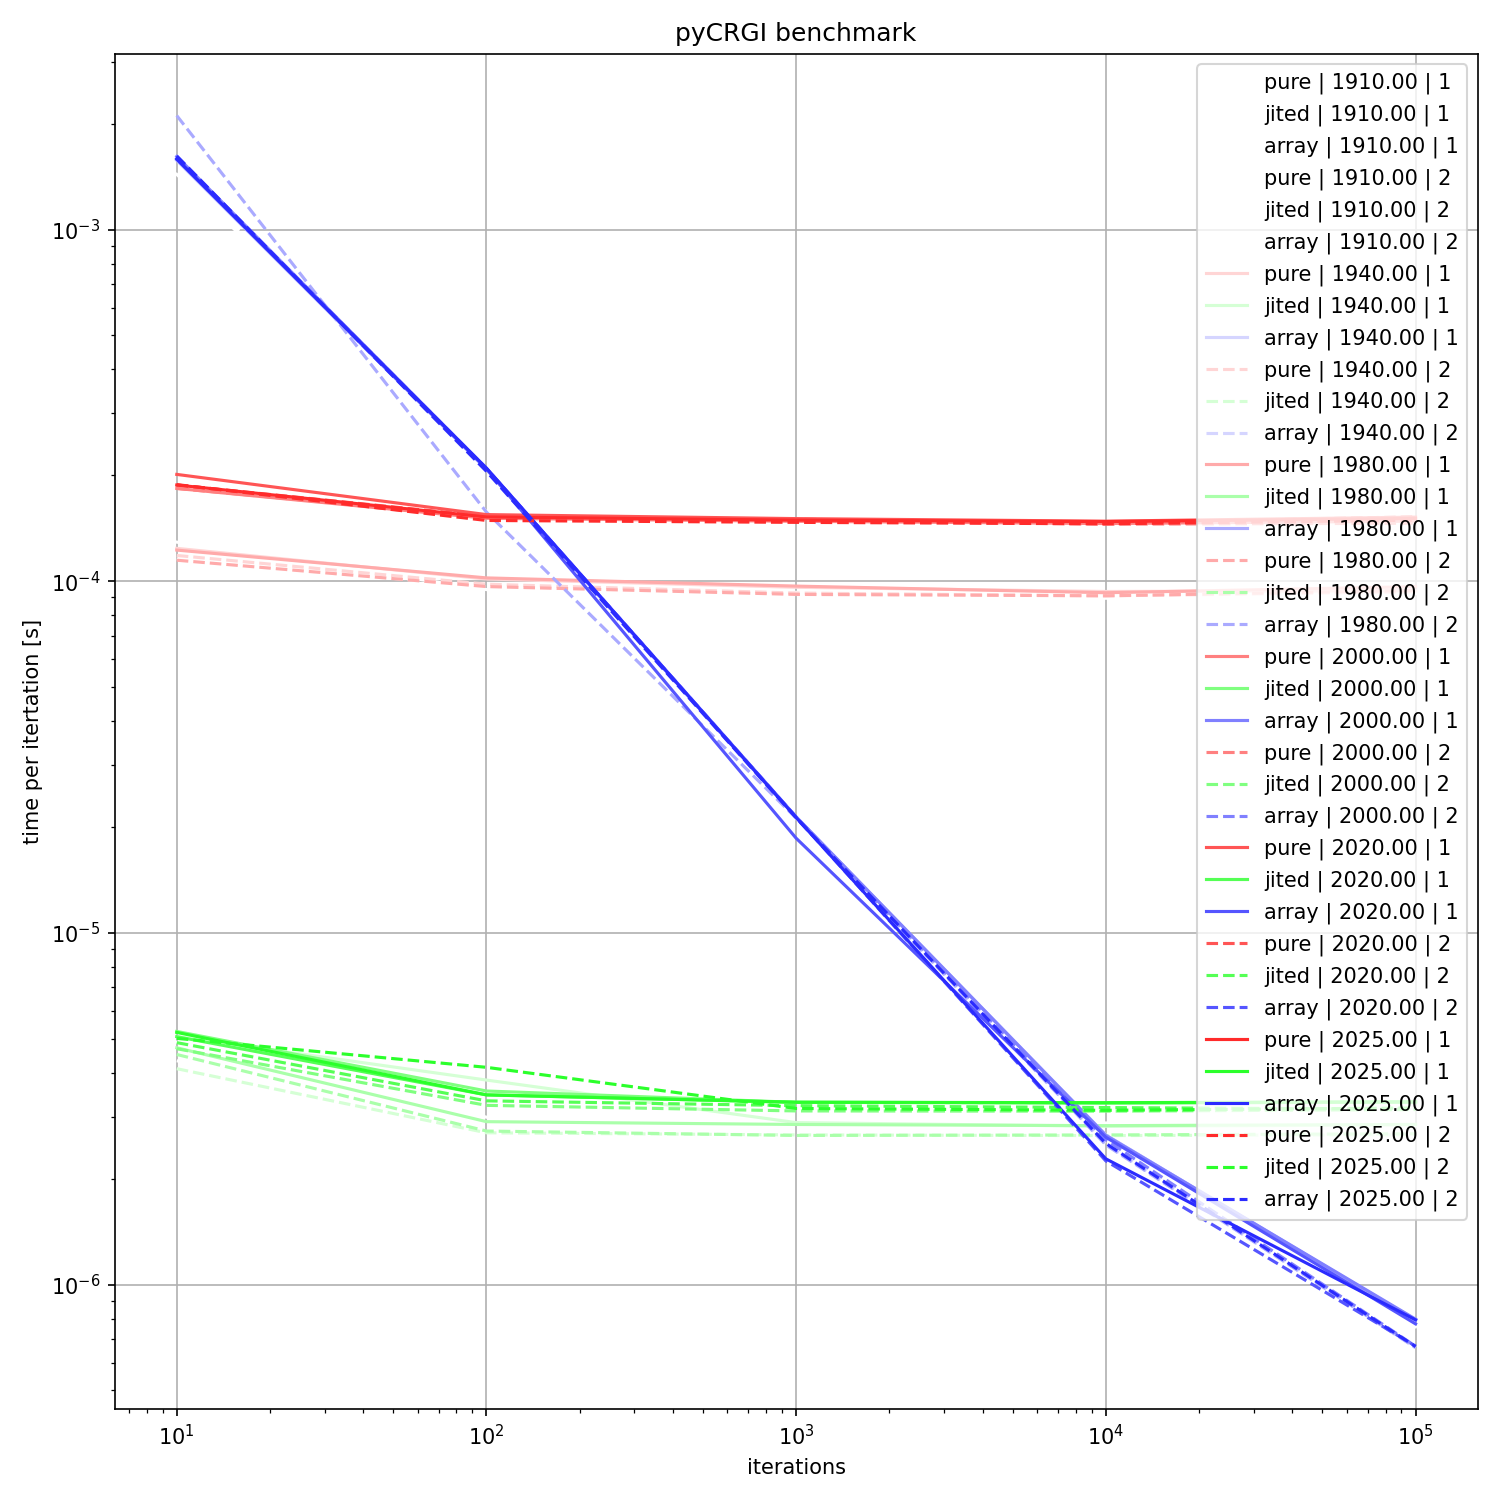

Recreate this plot in Python.
#!/usr/bin/env python
# -*- coding: utf-8 -*-

import gc
import itertools
import os
from time import time_ns
from typing import Callable

import matplotlib.pyplot as plt

import numpy as np
from tqdm import tqdm
from typeguard import typechecked

from pyCRGI.pure import get_syn as pure_get_syn
from pyCRGI.jited import get_syn as jited_get_syn
from pyCRGI.array import get_syn as array_get_syn


FLD = os.path.dirname(__file__)


@typechecked
def _single_run(
    get_syn: Callable,
    year: float,
    iterations: int,
    itype: int,
) -> float:

    offset = 0.0 if itype == 1 else 6371.2

    random = np.random.default_rng()

    lats = [float(number) for number in random.uniform(low = -90.0, high = 90.0, size = iterations)]
    lons = [float(number) for number in random.uniform(low = 0.0, high = 360.0, size = iterations)]
    alts = [float(number + offset) for number in random.uniform(low = -100.0, high = 400.0, size = iterations)]

    gc.disable()
    start = time_ns()

    for lat, lon, alt in zip(lats, lons, alts):

        _, _, _, _ = get_syn(
            year = year,
            lat = lat,
            elong = lon,
            alt = alt,
            itype = itype,
        )

    stop = time_ns()
    gc.enable()

    return (stop - start) * 1e-9


@typechecked
def _array_run(
    year: float,
    iterations: int,
    itype: int,
) -> float:

    offset = 0.0 if itype == 1 else 6371.2

    random = np.random.default_rng()

    lats = random.uniform(low = -90.0, high = 90.0, size = iterations).astype('f8')
    lons = random.uniform(low = 0.0, high = 360.0, size = iterations).astype('f8')
    alts = random.uniform(low = -100.0, high = 400.0, size = iterations).astype('f8') + offset

    gc.disable()
    start = time_ns()

    _ = array_get_syn(
        years = year,
        lats = lats,
        elongs = lons,
        alts = alts,
        itype = itype,
    )

    stop = time_ns()
    gc.enable()

    return (stop - start) * 1e-9


def main():

    _, _, _, _ = jited_get_syn(
        year = 1900.0,
        lat = 0.0,
        elong = 0.0,
        alt = 0.0,
        itype = 1,
    ) # jit warmup
    _ = array_get_syn(
        years = 1900.0,
        lats = np.array([0.0], dtype = 'f8'),
        elongs = np.array([0.0], dtype = 'f8'),
        alts = np.array([0.0], dtype = 'f8'),
        itype = 1,
    ) # jit warmup

    years = [1910.0, 1940.0, 1980.0, 2000.0, 2020.0, 2025.0]
    iterations = [10 ** exp for exp in range(1, 6)]
    itypes = (1, 2)
    funcs = (
        ('pure', pure_get_syn),
        ('jited', jited_get_syn),
    )

    shades = [idx / len(years) for idx in range(1, len(years) + 1)][::-1]

    fig, ax = plt.subplots(figsize = (10, 10), dpi = 150)

    for (idx, year), itype, in tqdm(itertools.product(enumerate(years), itypes), total = len(years) * len(itypes)):

        for name, get_syn in funcs:

            durations = [
                _single_run(get_syn = get_syn, year = year, iterations = iteration, itype = itype) / iteration
                for iteration in iterations
            ]

            ax.loglog(
                iterations, durations, label = f'{name:s} | {year:.02f} | {itype:d}',
                linestyle = 'solid' if itype == 1 else 'dashed',
                color = (1, shades[idx], shades[idx], 1) if name == 'pure' else (shades[idx], 1, shades[idx], 1),
            )

        durations = [
            _array_run(year = year, iterations = iteration, itype = itype) / iteration
            for iteration in iterations
        ]

        ax.loglog(
            iterations, durations, label = f'array | {year:.02f} | {itype:d}',
            linestyle = 'solid' if itype == 1 else 'dashed',
            color = (shades[idx], shades[idx], 1, 1),
        )

    ax.legend()
    ax.set_title('pyCRGI benchmark')
    ax.set_xlabel('iterations')
    ax.set_ylabel('time per itertation [s]')
    ax.grid()

    fig.tight_layout()
    fig.savefig(os.path.join(FLD, 'plot.png'))


if __name__ == '__main__':
    main()
